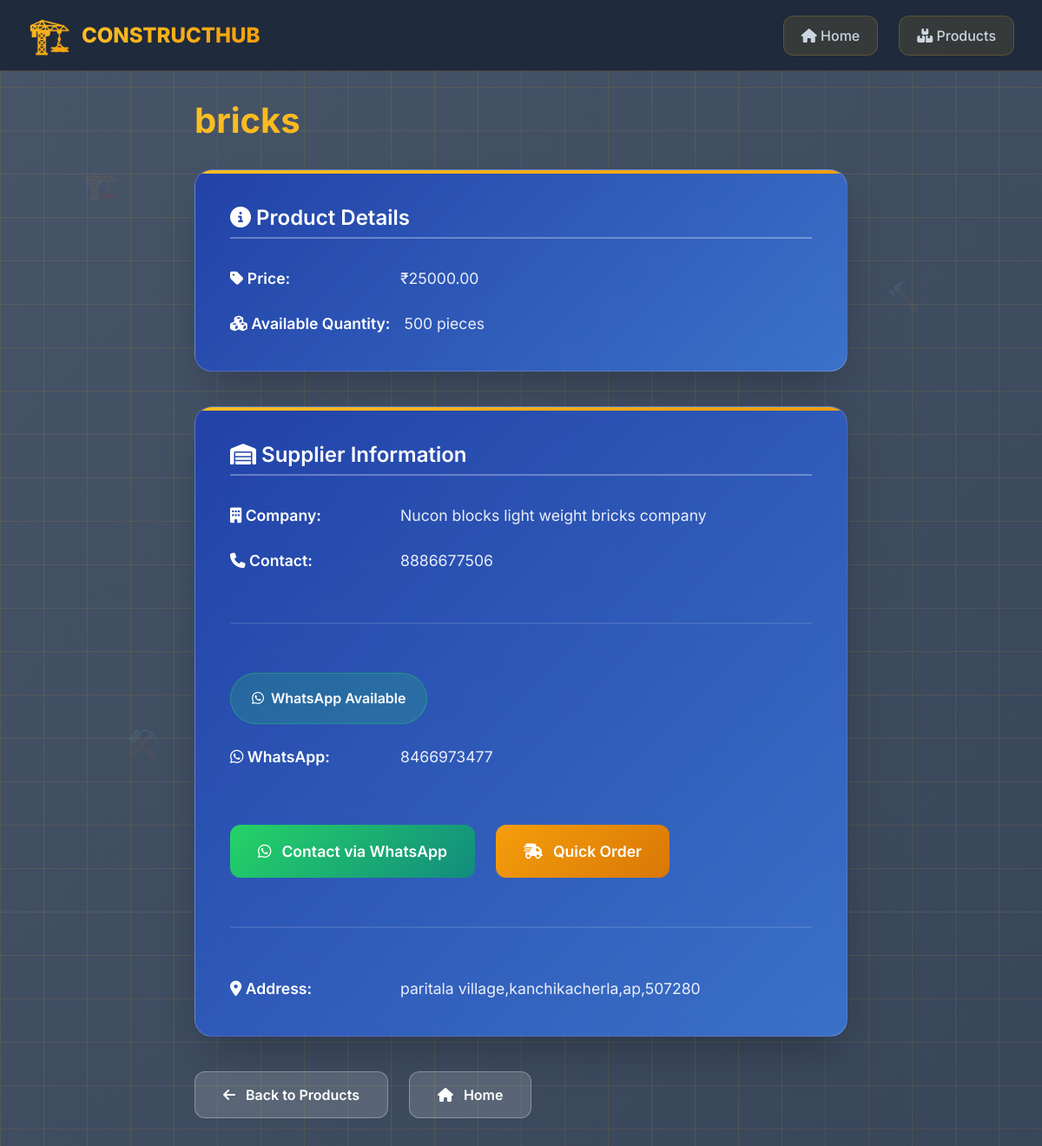
Screenshot of /material_details.php?id=29 with the database file from the repository.
### tables this page shows
CREATE TABLE `materials` (
  `material_id` int(11) NOT NULL,
  `material_name` varchar(100) NOT NULL,
  `seller_id` int(11) NOT NULL,
  `price` decimal(10,2) NOT NULL,
  `quantity` int(11) NOT NULL,
  `unit` varchar(20) DEFAULT 'units'
);

CREATE TABLE `sellers` (
  `seller_id` int(11) NOT NULL,
  `seller_name` varchar(100) NOT NULL,
  `contact_number` varchar(15) DEFAULT NULL,
  `address` varchar(255) DEFAULT NULL,
  `whatsapp_number` varchar(20) DEFAULT NULL
);

### material_details.php (the view, shortened to what this page needs)
<?php
include('db_connect.php');
$id = isset($_GET['id']) ? intval($_GET['id']) : 0;
$sql = "SELECT m.*, s.seller_name, s.contact_number, s.whatsapp_number, s.address
        FROM materials m
        LEFT JOIN sellers s ON m.seller_id=s.seller_id
        WHERE m.material_id=$id LIMIT 1";
$res = $conn->query($sql);
$row = $res ? $res->fetch_assoc() : null;
?>
<!doctype html>
<html>
<head>
  <link rel="stylesheet" href="https://cdnjs.cloudflare.com/ajax/libs/font-awesome/6.4.0/css/all.min.css">
</head>
<body>
<div class="construction-grid"></div>
<div class="floating-icon" style="top:15%;left:8%;">🏗️</div>
<div class="floating-icon" style="top:25%;left:85%;animation-delay:2s;">🔨</div>
<div class="floating-icon" style="top:65%;left:12%;animation-delay:4s;">⚒️</div>
<header class="topbar">
  <div class="brand">
    <span class="brand-emoji">🏗️</span>
    <div>
      <div class="brand-title">CONSTRUCTHUB</div>
    </div>
  </div>
  <nav class="mainnav">
    <a href="index.php"><i class="fas fa-home"></i> Home</a>
    <a href="products.php"><i class="fas fa-boxes"></i> Products</a>
  </nav>
</header>
<main class="container">
  <?php if(!$row): ?>
    <div class="card">
      <h1>Material Not Found</h1>
      <p>Sorry, the material you're looking for doesn't exist.</p>
      <div class="nav-buttons">
        <a href="index.php" class="nav-btn"><i class="fas fa-home"></i> Back to Home</a>
      </div>
    </div>
  <?php else: ?>
    <h1><?php echo htmlspecialchars($row['material_name']); ?></h1>
    <div class="card">
      <div class="section-title">
        <i class="fas fa-info-circle"></i> Product Details
      </div>
      <div class="info-grid">
        <div class="info-item">
          <strong><i class="fas fa-tag"></i> Price:</strong>
          <span class="value">₹<?php echo $row['price']; ?></span>
        </div>
        <div class="info-item">
          <strong><i class="fas fa-cubes"></i> Available Quantity:</strong>
          <span class="value">
            <?php
            $quantity = htmlspecialchars($row['quantity']);
            $unit = htmlspecialchars($row['unit']);
            if (preg_match('/[a-zA-Z]/', $quantity)) {
                echo $quantity;
            } else {
                echo $quantity . ' ' . $unit;
            }
            ?>
          </span>
        </div>
      </div>
    </div>
    <div class="card">
      <div class="section-title">
        <i class="fas fa-warehouse"></i> Supplier Information
      </div>
      <div class="info-grid">
        <div class="info-item">
          <strong><i class="fas fa-building"></i> Company:</strong>
          <span class="value"><?php echo htmlspecialchars($row['seller_name']); ?></span>
        </div>
        <div class="info-item">
          <strong><i class="fas fa-phone"></i> Contact:</strong>
          <span class="value"><?php echo htmlspecialchars($row['contact_number']); ?></span>
        </div>
        <?php if(!empty($row['whatsapp_number'])): ?>
          <div class="divider"></div>
          <div class="info-item">
            <span class="badge"><i class="fab fa-whatsapp"></i> WhatsApp Available</span>
          </div>
          <div class="info-item">
            <strong><i class="fab fa-whatsapp"></i> WhatsApp:</strong>
            <span class="value"><?php echo htmlspecialchars($row['whatsapp_number']); ?></span>
          </div>
          <div class="btn-group">
            <a href="https://wa.me/<?php echo $row['whatsapp_number']; ?>?text=Hi%2C%20I%20am%20interested%20in%20<?php echo urlencode($row['material_name']); ?>%20(₹<?php echo $row['price']; ?>)%20on%20ConstructHub"
               target="_blank" class="btn whatsapp-btn">
              <i class="fab fa-whatsapp"></i> Contact via WhatsApp
            </a>
            <a href="https://wa.me/<?php echo $row['whatsapp_number']; ?>?text=Hi%2C%20I%20want%20to%20buy%20<?php echo urlencode($row['material_name']); ?>%20immediately.%20Please%20share%20delivery%20options."
               target="_blank" class="btn quick-order">
              <i class="fas fa-shipping-fast"></i> Quick Order
            </a>
          </div>
        <?php else: ?>
          <div class="info-item">
            <i class="fas fa-phone"></i> Contact via phone for inquiries
          </div>
        <?php endif; ?>
        <div class="divider"></div>
        <div class="info-item">
          <strong><i class="fas fa-map-marker-alt"></i> Address:</strong>
          <span class="value"><?php echo htmlspecialchars($row['address']); ?></span>
        </div>
      </div>
    </div>
    <div class="nav-buttons">
      <a href="products.php" class="nav-btn"><i class="fas fa-arrow-left"></i> Back to Products</a>
      <a href="index.php" class="nav-btn"><i class="fas fa-home"></i> Home</a>
    </div>
  <?php endif; ?>
</main>
</body>
</html>

### material_details.php (style rules this page uses)
* { margin:0;padding:0;box-sizing:border-box; }
body { font-family:'Inter',sans-serif;background:linear-gradient(-45deg,#0f172a,#1e293b,#334155,#475569);background-size:400% 400%;animation:gradientShift 8s ease infinite;color:white;min-height:100vh;position:relative;overflow-x:hidden; }
.construction-grid { position:fixed;top:0;left:0;width:100%;height:100%;background-image:linear-gradient(rgba(251,191,36,0.1) 1px,transparent 1px),linear-gradient(90deg,rgba(251,191,36,0.1) 1px,transparent 1px);background-size:50px 50px;animation:gridMove 20s linear infinite;z-index:-1; }
.floating-icon { position:absolute;font-size:2rem;opacity:0.1;animation:floatRandom 15s infinite linear;z-index:-1; }
.topbar { background:rgba(30,41,59,0.95);backdrop-filter:blur(20px);padding:1rem 2rem;display:flex;justify-content:space-between;align-items:center;position:sticky;top:0;z-index:1000;border-bottom:1px solid rgba(251,191,36,0.2); }
.brand { display:flex;align-items:center;gap:12px; }
.brand-emoji { font-size:2.5rem;background:linear-gradient(135deg,#fbbf24,#f59e0b);-webkit-background-clip:text;-webkit-text-fill-color:transparent;animation:bounce 2s infinite; }
.brand-title { font-weight:800;font-size:1.5rem;background:linear-gradient(135deg,#fbbf24,#f59e0b);-webkit-background-clip:text;-webkit-text-fill-color:transparent; }
.mainnav { display:flex;gap:1.5rem; }
.mainnav a { text-decoration:none;color:#cbd5e1;font-weight:500;padding:0.75rem 1.25rem;border-radius:12px;transition:all 0.3s ease;background:rgba(251,191,36,0.1);border:1px solid rgba(251,191,36,0.2); }
.container { max-width:800px;margin:2rem auto;padding:0 1.5rem;animation:fadeIn 0.8s ease;position:relative;z-index:1; }
h1 { font-size:2.5rem;margin-bottom:2rem;background:linear-gradient(135deg,#fbbf24,#f59e0b);-webkit-background-clip:text;-webkit-text-fill-color:transparent;animation:titleGlow 3s ease-in-out infinite alternate; }
.card { background:linear-gradient(135deg,rgba(30,64,175,0.9),rgba(59,130,246,0.7));backdrop-filter:blur(10px);border-radius:20px;padding:2.5rem;box-shadow:0 25px 50px -12px rgba(0,0,0,0.25);border:1px solid rgba(255,255,255,0.2);margin-bottom:2.5rem;position:relative;overflow:hidden; }
.card::before { content:'';position:absolute;top:0;left:0;width:100%;height:4px;background:linear-gradient(135deg,#fbbf24,#f59e0b);animation:borderFlow 3s linear infinite; }
.section-title { font-size:1.5rem;margin-bottom:2rem;color:white;font-weight:600;border-bottom:2px solid rgba(255,255,255,0.3);padding-bottom:0.5rem; }
.info-grid { display:flex;flex-direction:column;gap:1.5rem; }
.info-item { display:flex;align-items:flex-start;gap:1rem;color:rgba(255,255,255,0.9);line-height:1.6; }
.info-item strong { color:white;min-width:180px;font-weight:600;font-size:1.1rem; }
.info-item .value { flex:1;font-size:1.1rem; }
.divider { height:2px;background:rgba(255,255,255,0.1);margin:2rem 0;border-radius:1px; }
.badge { display:inline-flex;align-items:center;gap:0.5rem;background:rgba(37,211,102,0.2);color:white;padding:1rem 1.5rem;border-radius:50px;font-size:1rem;font-weight:600;border:1px solid rgba(37,211,102,0.4);animation:badgeGlow 2s ease-in-out infinite alternate; }
.btn-group { display:flex;gap:1.5rem;margin-top:2.5rem;flex-wrap:wrap; }
.btn { display:inline-flex;align-items:center;justify-content:center;gap:0.75rem;padding:1.25rem 2rem;color:white;text-decoration:none;border-radius:12px;font-weight:600;transition:all 0.3s ease;border:none;font-size:1.1rem; }
.whatsapp-btn { background:linear-gradient(135deg,#25d366,#128c7e); }
.quick-order { background:linear-gradient(135deg,#f59e0b,#d97706); }
.nav-buttons { display:flex;gap:1.5rem;margin-top:2.5rem; }
.nav-btn { display:inline-flex;align-items:center;justify-content:center;gap:0.75rem;padding:1rem 2rem;background:rgba(255,255,255,0.15);color:white;text-decoration:none;border-radius:12px;font-weight:600;transition:all 0.3s ease;border:1px solid rgba(255,255,255,0.3); }

### rows the page displays
materials: material_name "bricks", price "25000.00", quantity "500", unit "pieces", seller.seller_name "Nucon blocks light weight bricks company", seller.contact_number "8886677506", seller.whatsapp_number "8466973477", seller.address "paritala village,kanchikacherla,ap,507280"
